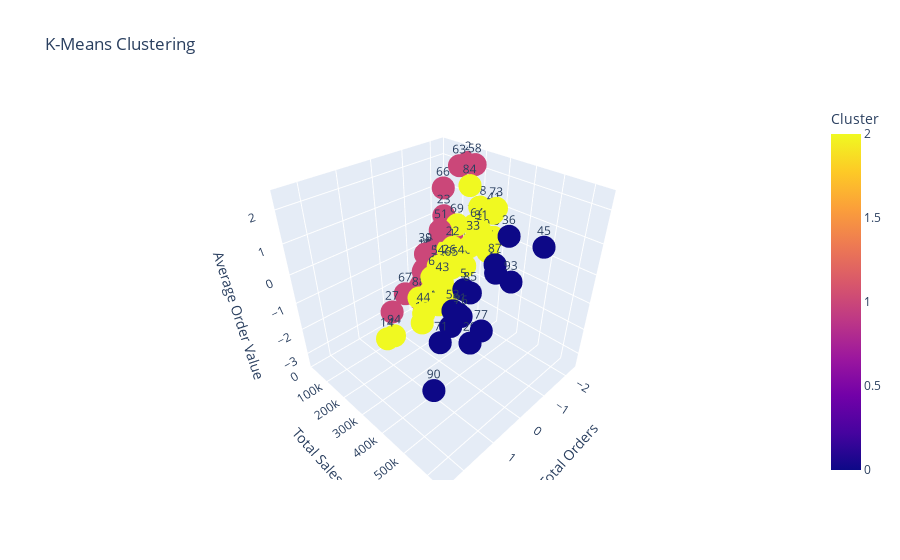

Source (notebook cell):
### Markdown cell above
### 4.2 Plot for Each Clustering Algorithm

### Code cell
def plot_clusters_3d(data, labels, algorithm):
    data["Cluster"] = labels
    fig = px.scatter_3d(data, x='TotalOrders', y='TotalSales', z='AverageOrderValue',
                        color='Cluster', text='CustomerID', title=f'{algorithm} Clustering',
                        labels={'TotalOrders': 'Total Orders', 'TotalSales': 'Total Sales',
                                'AverageOrderValue': 'Average Order Value'},
                        hover_data=['FirstName', 'LastName', 'Email', 'Phone', 'CityName', 'State'])
    fig.show()

plot_clusters_3d(customer_features, kmeans_labels, 'K-Means')
plot_clusters_3d(customer_features, dbscan_labels, 'DBSCAN')
plot_clusters_3d(customer_features, agg_labels, 'Agglomerative Clustering')

### Figure 1 — Plotly figure (JSON) as saved in the notebook; plotly's stock layout.template omitted (floating-point values rounded to 4 significant figures; data arrays with more than 128 entries replaced by an {"elided": "..."} marker saying what was removed)
{"data": [{"customdata": {"elided": "2593x6 str values"}, "hovertemplate": "Total Orders=%{x}<br>Total Sales=%{y}<br>Average Order Value=%{z}<br>CustomerID=%{text}<br>FirstName=%{customdata[0]}<br>LastName=%{customdata[1]}<br>Email=%{customdata[2]}<br>Phone=%{customdata[3]}<br>CityName=%{customdata[4]}<br>State=%{customdata[5]}<br>Cluster=%{marker.color}<extra></extra>", "legendgroup": "", "marker": {"color": {"elided": "2593 int values"}, "coloraxis": "coloraxis", "symbol": "circle"}, "mode": "markers+text", "name": "", "scene": "scene", "showlegend": false, "text": {"elided": "2593 int values"}, "type": "scatter3d", "x": {"elided": "2593 float values"}, "y": {"elided": "2593 float values"}, "z": {"elided": "2593 float values"}}], "layout": {"coloraxis": {"colorbar": {"title": {"text": "Cluster"}}, "colorscale": [[0, "#0d0887"], [0.1111, "#46039f"], [0.2222, "#7201a8"], [0.3333, "#9c179e"], [0.4444, "#bd3786"], [0.5556, "#d8576b"], [0.6667, "#ed7953"], [0.7778, "#fb9f3a"], [0.8889, "#fdca26"], [1, "#f0f921"]]}, "legend": {"tracegroupgap": 0}, "scene": {"domain": {"x": [0, 1], "y": [0, 1]}, "xaxis": {"title": {"text": "Total Orders"}}, "yaxis": {"title": {"text": "Total Sales"}}, "zaxis": {"title": {"text": "Average Order Value"}}}, "title": {"text": "K-Means Clustering"}}}
